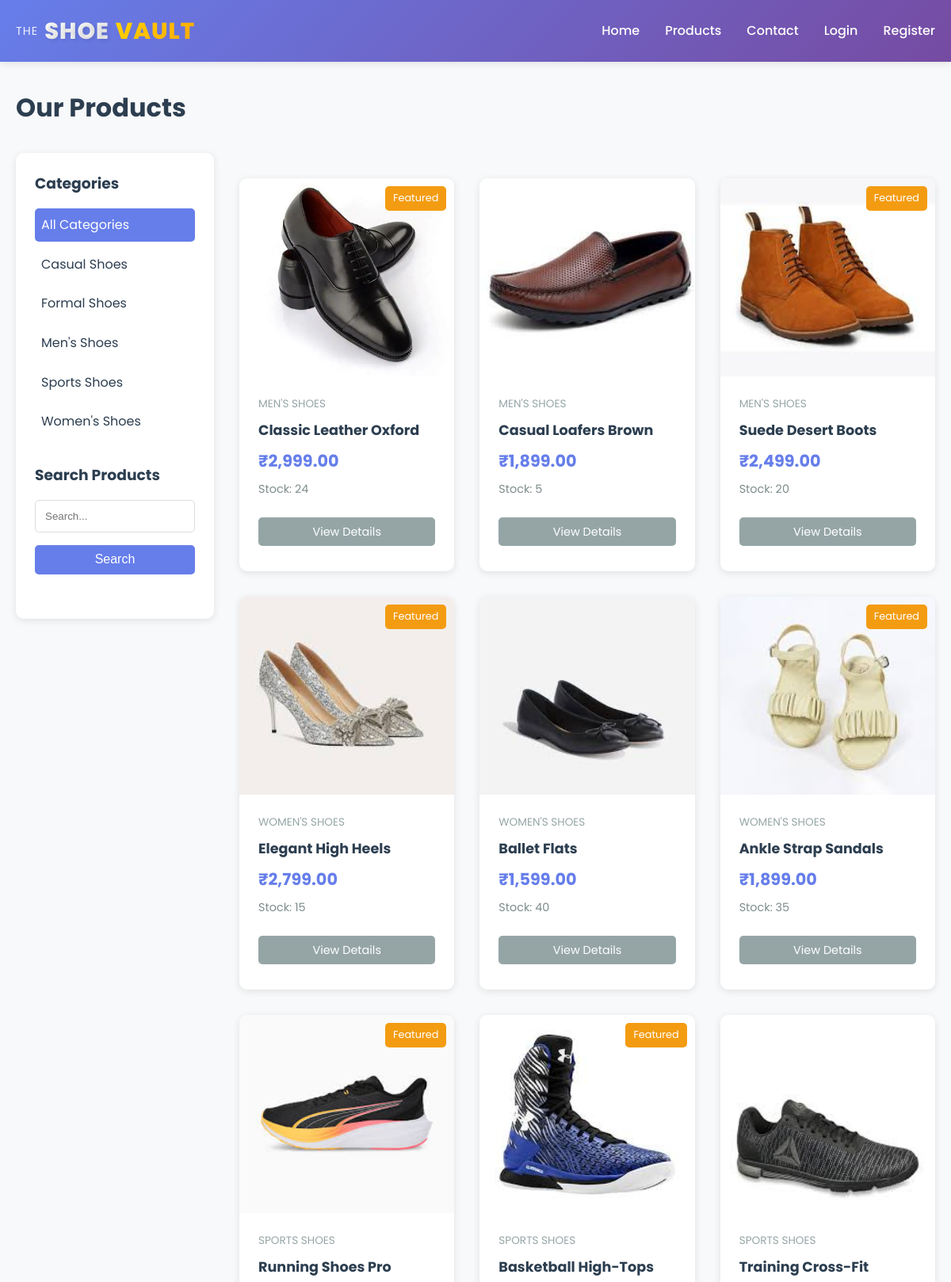
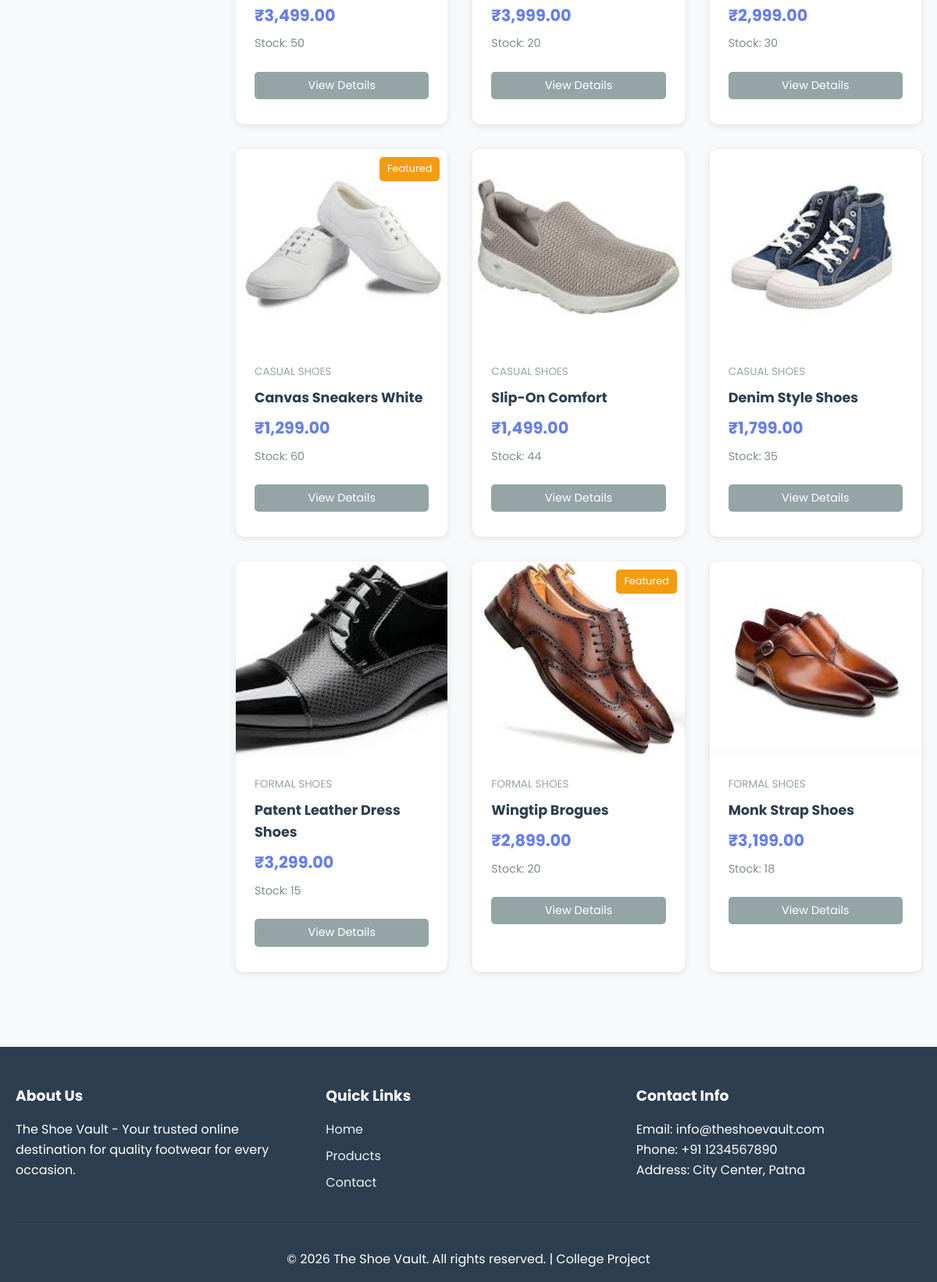
/products.php, run on the app's committed database (2 pictures, top to bottom).
### tables this page shows
CREATE TABLE `categories` (
  `id` int(11) NOT NULL,
  `name` varchar(100) NOT NULL,
  `description` text DEFAULT NULL,
  `image` varchar(255) DEFAULT NULL,
  `created_at` timestamp NOT NULL DEFAULT current_timestamp(),
  `updated_at` timestamp NOT NULL DEFAULT current_timestamp() ON UPDATE current_timestamp()
);

CREATE TABLE `products` (
  `id` int(11) NOT NULL,
  `category_id` int(11) NOT NULL,
  `name` varchar(200) NOT NULL,
  `description` text DEFAULT NULL,
  `price` decimal(10,2) NOT NULL,
  `stock` int(11) DEFAULT 0,
  `image` varchar(255) DEFAULT NULL,
  `is_featured` tinyint(1) DEFAULT 0,
  `created_at` timestamp NOT NULL DEFAULT current_timestamp(),
  `updated_at` timestamp NOT NULL DEFAULT current_timestamp() ON UPDATE current_timestamp()
);

### includes/image-helper.php (called while the page is built, shortened)
<?php
function getProductImage($imageName, $productName) {
    if ($imageName && file_exists(UPLOAD_PATH . $imageName)) {
        return UPLOAD_URL . $imageName;
    }
    $encodedName = urlencode($productName);
    return "https://via.placeholder.com/400x400/667eea/ffffff?text=" . $encodedName;
}
?>

### includes/config.php (called while the page is built, shortened)
<?php
require_once __DIR__ . '/image-helper.php';
function formatPrice($price)
{
    return '₹' . number_format($price, 2);
}

### products.php (the view, shortened to what this page needs)
<?php
require_once 'includes/config.php';
$category_filter = isset($_GET['category']) ? (int)$_GET['category'] : 0;
$search = isset($_GET['search']) ? sanitize($_GET['search']) : '';
$whereClause = "WHERE 1=1";
$productsQuery = "SELECT p.*, c.name as category_name FROM products p
                  JOIN categories c ON p.category_id = c.id
                  $whereClause
                  ORDER BY p.created_at DESC";
$productsResult = mysqli_query($conn, $productsQuery);
$categoriesQuery = "SELECT * FROM categories ORDER BY name";
$categoriesResult = mysqli_query($conn, $categoriesQuery);
include 'includes/header.php';
?>
<div class="container">
    <div class="page-header">
        <h1>Our Products</h1>
    </div>
    <div class="products-layout">
        <aside class="products-sidebar">
            <div class="filter-box">
                <h3>Categories</h3>
                <ul class="category-filter">
                    <li>
                        <a href="products.php" class="<?php echo $category_filter == 0 ? 'active' : ''; ?>">
                            All Categories
                        </a>
                    </li>
                    <?php while ($category = mysqli_fetch_assoc($categoriesResult)): ?>
                        <li>
                            <a href="products.php?category=<?php echo $category['id']; ?>"
                                class="<?php echo $category_filter == $category['id'] ? 'active' : ''; ?>">
                                <?php echo htmlspecialchars($category['name']); ?>
                            </a>
                        </li>
                    <?php endwhile; ?>
                </ul>
            </div>
            <div class="filter-box">
                <h3>Search Products</h3>
                <form method="GET" action="products.php">
                    <input type="text" name="search" placeholder="Search..."
                        value="<?php echo htmlspecialchars($search); ?>" class="search-input">
                    <button type="submit" class="btn btn-primary btn-block">Search</button>
                </form>
            </div>
        </aside>
        <div class="products-main">
            <?php if (mysqli_num_rows($productsResult) > 0): ?>
                <div class="products-grid">
                    <?php while ($product = mysqli_fetch_assoc($productsResult)): ?>
                        <div class="product-card">
                            <div class="product-image">
                                <img src="<?php echo getProductImage($product['image'], $product['name']); ?>"
                                    alt="<?php echo htmlspecialchars($product['name']); ?>">
                                <?php if ($product['is_featured']): ?>
                                    <span class="featured-badge">Featured</span>
                                <?php endif; ?>
                            </div>
                            <div class="product-info">
                                <p class="product-category"><?php echo htmlspecialchars($product['category_name']); ?></p>
                                <h3 class="product-title"><?php echo htmlspecialchars($product['name']); ?></h3>
                                <p class="product-price"><?php echo formatPrice($product['price']); ?></p>
                                <p class="product-stock">Stock: <?php echo $product['stock']; ?></p>
                                <div class="product-actions">
                                    <a href="product-detail.php?id=<?php echo $product['id']; ?>"
                                        class="btn btn-secondary btn-sm btn-block">View Details</a>
                                </div>
                            </div>
                        </div>
                    <?php endwhile; ?>
                </div>
            <?php endif; ?>
        </div>
    </div>
</div>
<?php include 'includes/footer.php'; ?>

### assets/css/style.css (style rules this page uses)
* { margin: 0; padding: 0; box-sizing: border-box; }
body { font-family: 'Poppins', -apple-system, BlinkMacSystemFont, 'Segoe UI', Roboto, 'Helvetica Neue', Arial, sans-serif; line-height: 1.6; color: #333; background-color: #f8f9fa; }
.container { max-width: 1200px; margin: 0 auto; padding: 0 20px; }
.btn { display: inline-block; padding: 0.6rem 1.5rem; border: none; border-radius: 5px; cursor: pointer; text-decoration: none; font-size: 1rem; transition: all 0.3s; text-align: center; }
.btn-primary { background: #667eea; color: white; }
.btn-secondary { background: #95a5a6; color: white; }
.btn-sm { padding: 0.4rem 1rem; font-size: 0.9rem; }
.btn-block { display: block; width: 100%; margin: 0.5rem 0; }
.products-grid { display: grid; grid-template-columns: repeat(auto-fill, minmax(250px, 1fr)); gap: 2rem; margin-top: 2rem; }
.product-card { background: white; border-radius: 10px; overflow: hidden; box-shadow: 0 2px 10px rgba(0,0,0,0.1); transition: all 0.3s; }
.product-image { position: relative; height: 250px; overflow: hidden; background: #f8f9fa; }
.product-image img { width: 100%; height: 100%; object-fit: cover; }
.featured-badge { position: absolute; top: 10px; right: 10px; background: #f39c12; color: white; padding: 5px 10px; border-radius: 5px; font-size: 0.8rem; }
.product-info { padding: 1.5rem; }
.product-category { color: #95a5a6; font-size: 0.85rem; text-transform: uppercase; margin-bottom: 0.5rem; }
.product-title { font-size: 1.1rem; margin-bottom: 0.5rem; color: #2c3e50; }
.product-price { font-size: 1.3rem; color: #667eea; font-weight: bold; margin: 0.5rem 0; }
.product-stock { font-size: 0.9rem; color: #7f8c8d; margin-bottom: 1rem; }
.product-actions { display: flex; gap: 0.5rem; margin-top: 1rem; }
.products-layout { display: grid; grid-template-columns: 250px 1fr; gap: 2rem; margin-top: 2rem; }
.products-sidebar { background: white; padding: 1.5rem; border-radius: 10px; box-shadow: 0 2px 10px rgba(0,0,0,0.1); height: fit-content; position: sticky; top: 100px; }
.filter-box { margin-bottom: 2rem; }
.filter-box h3 { margin-bottom: 1rem; color: #2c3e50; }
.category-filter { list-style: none; }
.category-filter li { margin-bottom: 0.5rem; }
.category-filter a { display: block; padding: 0.5rem; color: #2c3e50; text-decoration: none; border-radius: 5px; transition: all 0.3s; }
.category-filter a:hover, .category-filter a.active { background: #667eea; color: white; }
.search-input { width: 100%; padding: 0.75rem; border: 1px solid #ddd; border-radius: 5px; margin-bottom: 0.5rem; }
.page-header { margin-bottom: 2rem; }
.page-header h1 { color: #2c3e50; }

### data on the page
categories: name "Casual Shoes"
categories: name "Formal Shoes"
categories: name "Men's Shoes"
categories: name "Sports Shoes"
categories: name "Women's Shoes"
products: image+name (picture), is_featured "Featured", category.name "MEN'S SHOES", name "Classic Leather Oxford", price "₹2,999.00", stock "24"
products: image+name (picture), category.name "MEN'S SHOES", name "Casual Loafers Brown", price "₹1,899.00", stock "5"
products: image+name (picture), is_featured "Featured", category.name "MEN'S SHOES", name "Suede Desert Boots", price "₹2,499.00", stock "20"
products: image+name (picture), is_featured "Featured", category.name "WOMEN'S SHOES", name "Elegant High Heels", price "₹2,799.00", stock "15"
products: image+name (picture), category.name "WOMEN'S SHOES", name "Ballet Flats", price "₹1,599.00", stock "40"
products: image+name (picture), is_featured "Featured", category.name "WOMEN'S SHOES", name "Ankle Strap Sandals", price "₹1,899.00", stock "35"
products: image+name (picture), is_featured "Featured", category.name "SPORTS SHOES", name "Running Shoes Pro", price "₹3,499.00", stock "50"
products: image+name (picture), is_featured "Featured", category.name "SPORTS SHOES", name "Basketball High-Tops", price "₹3,999.00", stock "20"
products: image+name (picture), category.name "SPORTS SHOES", name "Training Cross-Fit", price "₹2,999.00", stock "30"
products: image+name (picture), is_featured "Featured", category.name "CASUAL SHOES", name "Canvas Sneakers White", price "₹1,299.00", stock "60"
products: image+name (picture), category.name "CASUAL SHOES", name "Slip-On Comfort", price "₹1,499.00", stock "44"
products: image+name (picture), category.name "CASUAL SHOES", name "Denim Style Shoes", price "₹1,799.00", stock "35"
products: image+name (picture), category.name "FORMAL SHOES", name "Patent Leather Dress Shoes", price "₹3,299.00", stock "15"
products: image+name (picture), is_featured "Featured", category.name "FORMAL SHOES", name "Wingtip Brogues", price "₹2,899.00", stock "20"
products: image+name (picture), category.name "FORMAL SHOES", name "Monk Strap Shoes", price "₹3,199.00", stock "18"
